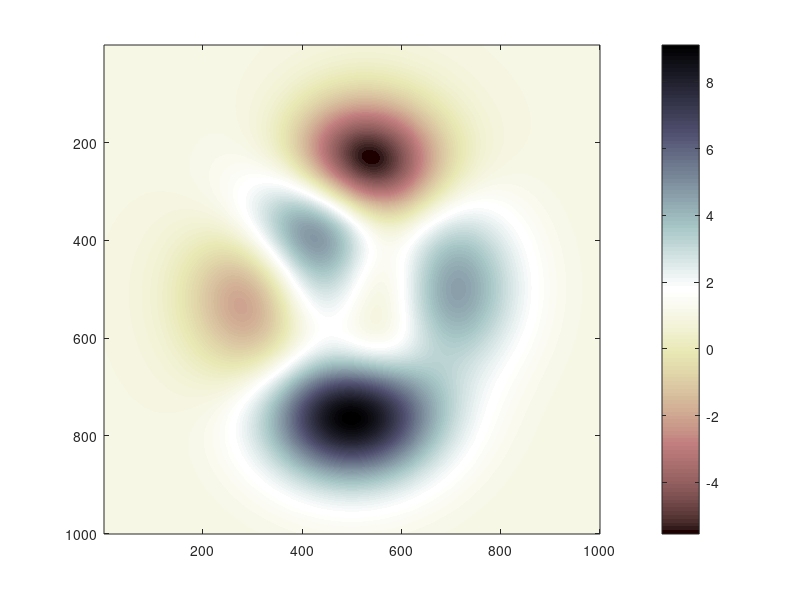

The MATLAB script that drew this image: (Note: this script raises an error after producing the figure.)
% Move pivot for large colormap.
imagesc(peaks(1000) + 1)
colormap([pink;flipud(bone)]); colorbar 

% Move the pivot(center of colormap) to 6.
setColormapPivot(6)
